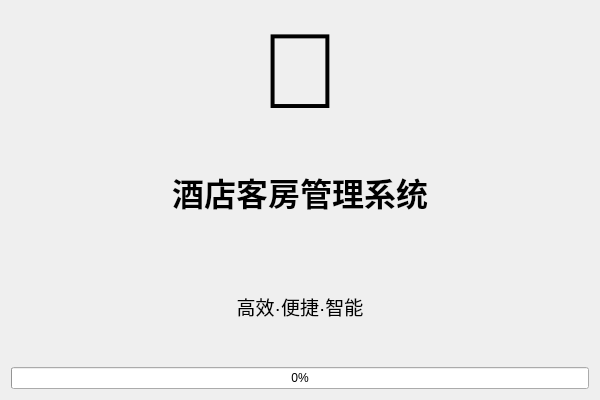
<?xml version="1.0" encoding="UTF-8"?>
<ui version="4.0">
 <class>SplashScreen</class>
 <widget class="QWidget" name="SplashScreen">
  <property name="geometry">
   <rect>
    <x>0</x>
    <y>0</y>
    <width>600</width>
    <height>400</height>
   </rect>
  </property>
  <property name="windowTitle">
   <string>酒店客房管理系统 - 启动中</string>
  </property>
  <property name="windowFlags">
   <set>Qt::FramelessWindowHint</set>
  </property>
  <layout class="QVBoxLayout" name="verticalLayout">
   <item>
    <widget class="QLabel" name="label_logo">
     <property name="text">
      <string>🏨</string>
     </property>
     <property name="font">
      <font>
       <pointsize>80</pointsize>
      </font>
     </property>
     <property name="alignment">
      <set>Qt::AlignCenter</set>
     </property>
    </widget>
   </item>
   <item>
    <widget class="QLabel" name="label_title">
     <property name="text">
      <string>酒店客房管理系统</string>
     </property>
     <property name="font">
      <font>
       <pointsize>24</pointsize>
       <bold>true</bold>
      </font>
     </property>
     <property name="alignment">
      <set>Qt::AlignCenter</set>
     </property>
    </widget>
   </item>
   <item>
    <widget class="QLabel" name="label_subtitle">
     <property name="text">
      <string>高效·便捷·智能</string>
     </property>
     <property name="font">
      <font>
       <pointsize>14</pointsize>
      </font>
     </property>
     <property name="alignment">
      <set>Qt::AlignCenter</set>
     </property>
    </widget>
   </item>
   <item>
    <widget class="QProgressBar" name="progressBar">
     <property name="value">
      <number>0</number>
     </property>
    </widget>
   </item>
  </layout>
 </widget>
 <resources/>
 <connections/>
</ui>
